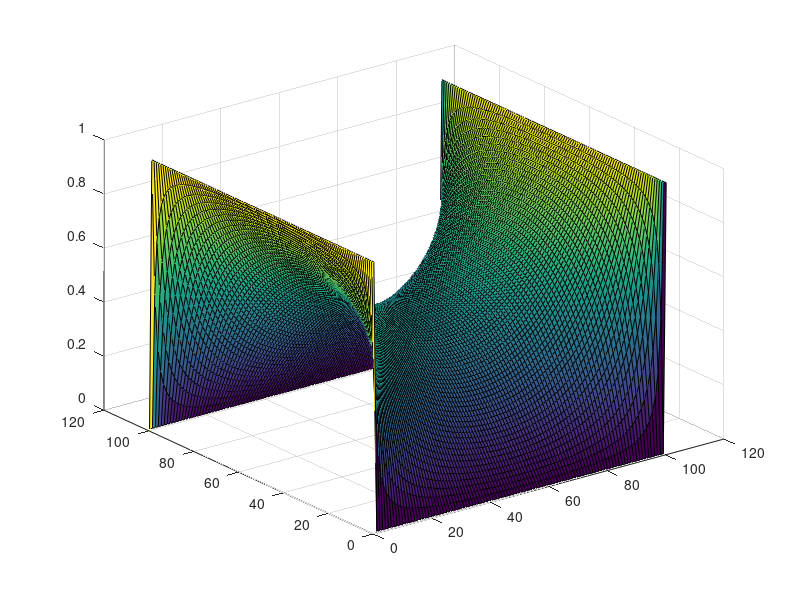
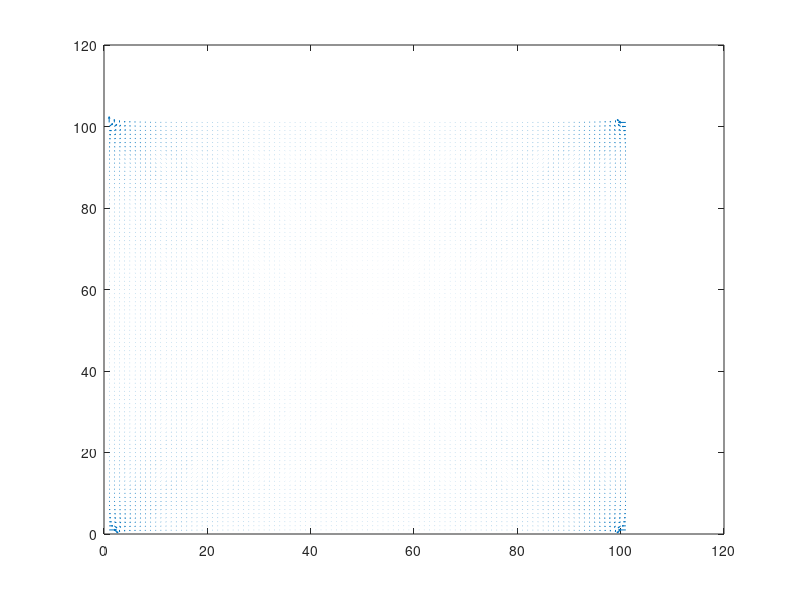

MATLAB code to generate these figures, in order:
set(0,'DefaultFigureWindowStyle','docked')
%dimensions and variables
Lx = 1; %Rectangle parameters
Ly = 1;
Nx = 100; %# of intervals
Ny = 100;
nx = Nx+1; %# of grid points
ny = Ny+1;

%loop variables
ni = 10000;
eps = 1.e-6;
dx = Lx/Nx; %grid size
dy = Ly/Ny;


%gridpoint setup:
i_x = 2:nx-1;
i_y = 2:ny-1;

x = (0:Nx)*dx;
y = (0:Ny)*dy;

%boundry conditions and setup V
V = zeros(nx,ny);

V(:,1) = 0; %bottom
V(1,:) = 1; %left
V(:,ny) = 0; %4*x.*(1-x);%top
V(nx,:) = 1; %right

V_prev = V;
error = 2*eps;
numloop = 0;

while (error > eps)
    numloop = numloop+1;

    V(i_x,i_y) = 0.25*(V(i_x+1,i_y) + V(i_x-1,i_y) + V(i_x,i_y+1) + V(i_x,i_y-1));

    error = max(abs(V(:)-V_prev(:)));
%     if mod(numloop,50) == 0
%         surf(V')
%         pause(0.05)
%     end
    V_prev = V;
end
surf(V')

fprintf("\n numloop = %g \n",numloop);
[Ex,Ey] = gradient(V);

figure
quiver(-Ey',-Ex',1)